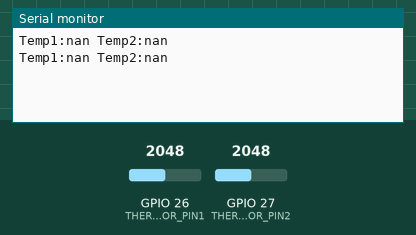
This sketch was run on a simulated ESP32. On the bench: the last lines printed to the serial monitor. Inputs (shaded band) come from the test bench; at power-on: GPIO 26 (THERMISTOR_PIN1) = 2048, GPIO 27 (THERMISTOR_PIN2) = 2048.

Above: at 1.8 s.
1.9 s: GPIO 26 (THERMISTOR_PIN1) set to 1099
At 2.4 s:
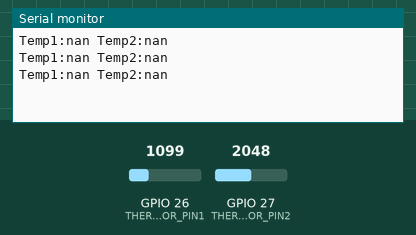
3.4 s: GPIO 26 (THERMISTOR_PIN1) set to 978
At 4.8 s:
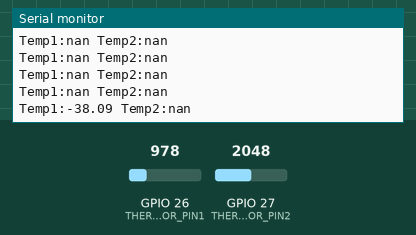
6.5 s: GPIO 27 (THERMISTOR_PIN2) set to 1064
At 7.5 s:
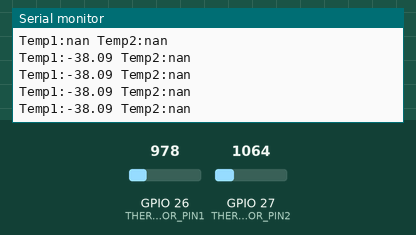
8.0 s: GPIO 27 (THERMISTOR_PIN2) set to 990
At 8.8 s:
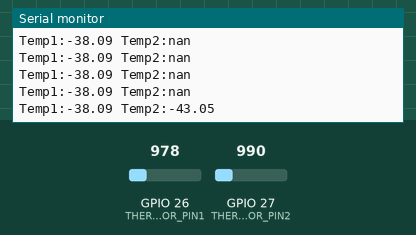

Measured:
- the behaviour switches between 1025 and 1024 on GPIO 26 (THERMISTOR_PIN1) (found by bisection; images 1 and 2)
- the behaviour switches between 1025 and 1024 on GPIO 27 (THERMISTOR_PIN2) (found by bisection; images 3 and 4)
- after the input at 3.4 s, the serial monitor: prints a new line after 0.60 s (image 2)
- after the input at 8.0 s, the serial monitor: prints a new line at once (image 4)

The sketch:

rp2040-zero_103jt.ino
```cpp
#include <math.h>

#define THERMISTOR_PIN1 26
#define THERMISTOR_PIN2 27

const float DIVIDER = 10000.0; // 分圧抵抗10kΩ

const float T0 = 273.15;
const float R0 = 27700.0;
const float B = 3435.0;

float calcTemp(float Rt) {
  float T_bar = 1/T0 + 1/B * log(Rt/R0);
  return 1.0/T_bar - 273.15;
}

void setup() {
  Serial.begin(9600);
  pinMode(THERMISTOR_PIN1, INPUT);
  pinMode(THERMISTOR_PIN2, INPUT);
}

void loop() {
  float Aout1 =  float(analogRead(THERMISTOR_PIN1));
  float Rt1 = DIVIDER * Aout1 / (1024.0 - Aout1);
  float temp1 = calcTemp(Rt1);

  float Aout2 =  float(analogRead(THERMISTOR_PIN2));
  float Rt2 = DIVIDER * Aout2 / (1024.0 - Aout2);
  float temp2 = calcTemp(Rt2);

  Serial.print("Temp1:");
  Serial.print(temp1);
  Serial.print(" Temp2:");
  Serial.println(temp2);
  delay(1000);
}
```
